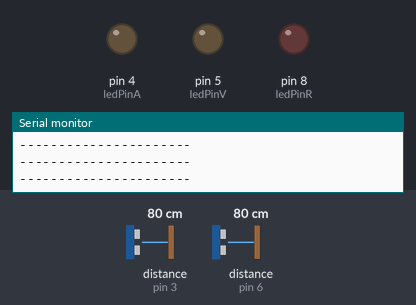
The sketch below on a simulated Arduino Uno, built with avr-gcc and run on an emulated ATmega328P. Parts: output pins drawn as LEDs (lit = HIGH), the last lines printed to the serial monitor. Wiring (inferred from the names in the program): 2 × ultrasonic range finder: trigger pin 2, echo pin 3 / trigger pin 7, echo pin 6. The test bench sets the inputs (shaded band); at power-on: distance to the obstacle (sensors on pin 6, pin 3) 80 cm. The echo pulse lasts 58.3 µs per cm; pins used as bus, display or sensor lines are not drawn.

Above: at 1.2 s.
1.3 s: distance to the obstacle (sensor on pin 6) set to 54 cm
2.8 s: distance to the obstacle (sensor on pin 6) set to 46 cm
At 4.1 s:
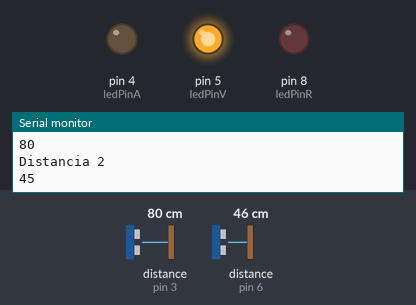
4.4 s: distance to the obstacle (sensor on pin 3) set to 23 cm
6.2 s: distance to the obstacle (sensor on pin 3) set to 18 cm
At 6.9 s:
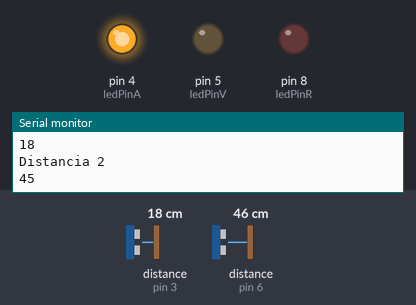
7.9 s: distance to the obstacle (sensor on pin 3) set to 12 cm
9.7 s: distance to the obstacle (sensor on pin 3) set to 9 cm
At 10.5 s:
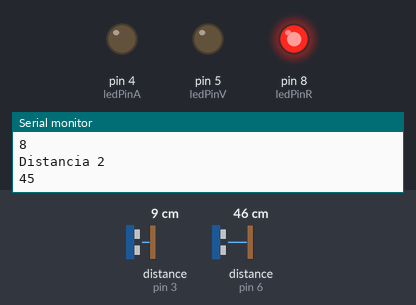
Timing chart, 0 to 12.5 s (numbered marks = the images above; inputs shaded):
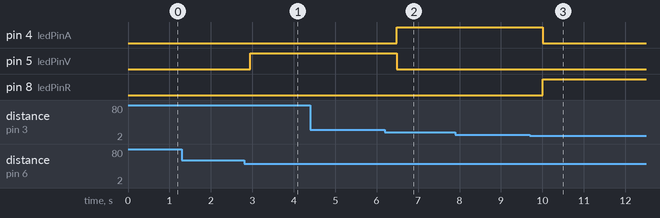

The sketch:

CarroHackatonchoco.ino
```cpp
#define Pecho 3
#define Ptrig 2
#define Pecho2 6
#define Ptrig2 7
long duracion, distancia, duracion2, distancia2;
int buzzer = 10, c1=0, c2=0, c3=0, c4=0, c5=0, c6=0;
const int ledPinR = 8;
const int ledPinA = 4;
const int ledPinV = 5;

void setup() {
  Serial.begin (9600);
  pinMode(buzzer, OUTPUT);
  pinMode(Pecho, INPUT);
  pinMode(Ptrig, OUTPUT);
  pinMode(Pecho2, INPUT);
  pinMode(Ptrig2, OUTPUT);
  pinMode(ledPinR, OUTPUT);
  pinMode(ledPinA, OUTPUT);
  pinMode(ledPinV, OUTPUT);

}

void loop() {
  digitalWrite(Ptrig, LOW);
  delayMicroseconds(2);
  digitalWrite(Ptrig, HIGH);
  delayMicroseconds(10);
  digitalWrite(Ptrig, LOW);
  tone(buzzer, LOW);

  duracion = pulseIn(Pecho, HIGH);
  distancia = (duracion / 2) / 29;

  digitalWrite(Ptrig2, LOW);
  delayMicroseconds(2);
  digitalWrite(Ptrig2, HIGH);
  delayMicroseconds(10);
  digitalWrite(Ptrig2, LOW);

  duracion2 = pulseIn(Pecho2, HIGH);
  distancia2 = (duracion2 / 2) / 29;

  c1=0;
  c2=0;
  c3=0;
  c4=0;
  c5=0;
  c6=0;

  if (distancia >= 20 && distancia <= 500 && distancia2 >=4.5 && distancia2 <=50 && c1==0 )
  {
    Serial.println("Distancia 1");
    Serial.println("CASO 1");
    Serial.println(distancia);
    Serial.println("Distancia 2");
    Serial.println(distancia2);
    tone(buzzer, LOW);
    digitalWrite(ledPinR, false);
    digitalWrite(ledPinV, true);
    digitalWrite(ledPinA, false);
     delay(500);
    c1==1;
  }

    if ( distancia >= 20 && distancia <= 500 && distancia2 >=0 && distancia2 < 4.5 && c2==0)
    {
    Serial.println("CASO 2");
    Serial.println("Distancia 1");
    Serial.println(distancia);
    Serial.println("Distancia 2");
    Serial.println(distancia2);
    tone(buzzer, LOW);
    digitalWrite(ledPinR, true);
    digitalWrite(ledPinV, false);
    digitalWrite(ledPinA, false);
    delay(500);
    c2=1;
    }


  if (distancia2 >=4.4 && distancia2 <=50 && distancia < 20 && distancia >= 10 && c3==0)
  {
    Serial.println("CASO 3");
    Serial.println("Distancia 1");
    Serial.println(distancia);
    Serial.println("Distancia 2");
    Serial.println(distancia2);
    tone(buzzer, LOW);
    digitalWrite(ledPinR, false);
    digitalWrite(ledPinV, false);
    digitalWrite(ledPinA, true);
     delay(500);
    c3=1;
  }
    if (distancia2 >=0 && distancia2 < 4.5 && distancia < 20 && distancia >= 10 && c4==0)
    {
    Serial.println("CASO 4");
    Serial.println("Distancia 1");
    Serial.println(distancia);
    Serial.println("Distancia 2");
    Serial.println(distancia2);
    tone(buzzer, LOW);
    digitalWrite(ledPinR, true);
    digitalWrite(ledPinV, false);
    digitalWrite(ledPinA, false);
     delay(500);
    c4=0;
    }

  if (distancia < 10 && distancia >= 1 && distancia2 >=4.5 && distancia2 <=50 && c5==0)
  {
    Serial.println("CASO 5");
    Serial.println("Distancia 1");
    Serial.println(distancia);
    Serial.println("Distancia 2");
    Serial.println(distancia2);
    tone(buzzer, LOW);
    digitalWrite(ledPinR, true);
    digitalWrite(ledPinV, false);
    digitalWrite(ledPinA, false);
     delay(500);
    c5=1;
  }
    if (distancia2 >=0 && distancia2 < 4.5 && distancia < 10 && distancia >= 1 && c6==0)
    {
      Serial.println("CASO 6");
    Serial.println("Distancia 1");
    Serial.println(distancia);
    Serial.println("Distancia 2");
    Serial.println(distancia2);
    tone(buzzer, LOW);
    digitalWrite(ledPinR, true);
    digitalWrite(ledPinV, false);
    digitalWrite(ledPinA, false);
    delay(500);
    c6=1;
    }

  delay(200);
  Serial.println("----------------------");
    //Serial.println(distancia);
    //Serial.println("Distancia 2");
    //Serial.println(distancia2);

}
```

Measured:
- the behaviour switches between 52 and 51 cm on distance to the obstacle (sensor on pin 6) (found by bisection; images 0 and 1)
- the behaviour switches between 21 and 20 cm on distance to the obstacle (sensor on pin 3) (found by bisection; images 1 and 2)
- the behaviour switches between 11 and 10 cm on distance to the obstacle (sensor on pin 3) (found by bisection; images 2 and 3)
- after the input at 2.8 s, pin 5 (ledPinV): LOW → HIGH after 0.15 s
- after the input at 6.2 s, pin 4 (ledPinA): LOW → HIGH after 0.28 s; pin 5 (ledPinV): HIGH → LOW after 0.28 s
- after the input at 9.7 s, pin 4 (ledPinA): HIGH → LOW after 0.31 s; pin 8 (ledPinR): LOW → HIGH after 0.31 s
